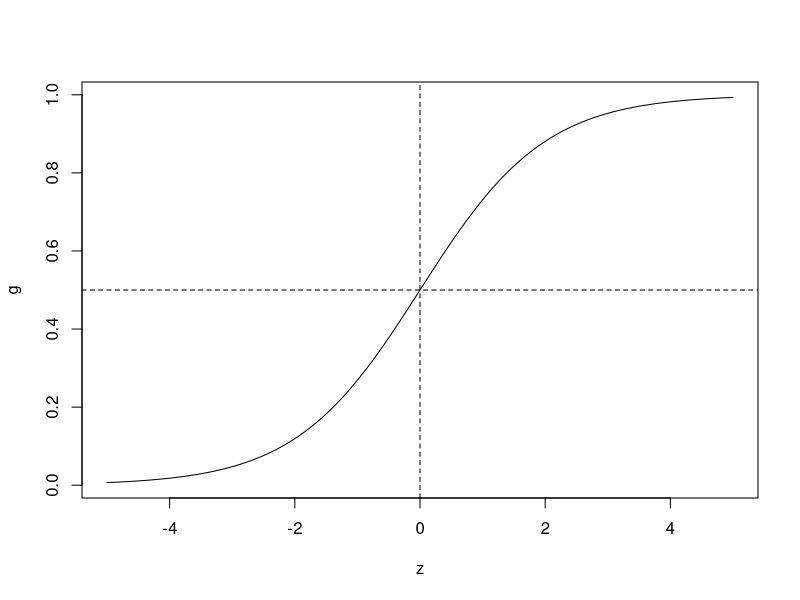
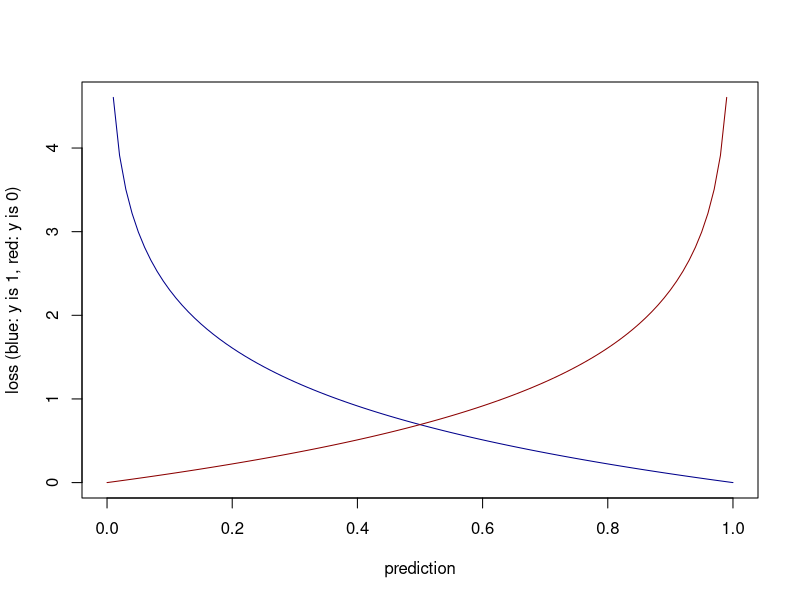

These figures' R source, in order:
## ---- chunk 1
knitr::opts_knit$set(
  root.dir = '~/Documents/repos/github/machinelearning'
)
## ---- chunk 2
#| label: sigmoid function

z = seq.int(-5L, to = 5L, length.out = 100)
g = 1 / (1 + exp(-z))
plot(z, g, type = "l")
abline(v = 0, lty = 2)
abline(h = 0.5, lty = 2)
## ---- chunk 3
#| label: loss-ex-r

f = seq(0, to = 1, by = 0.01)
loss_1 = -log(f) 
loss_0 = -log(1-f) 

plot(
  f
  , y = loss_1
  , type = "l"
  , col = "darkblue"
  , xlab = "prediction"
  , ylab = "loss (blue: y is 1, red: y is 0)"
)

lines(f, y = loss_0, col = "darkred")
